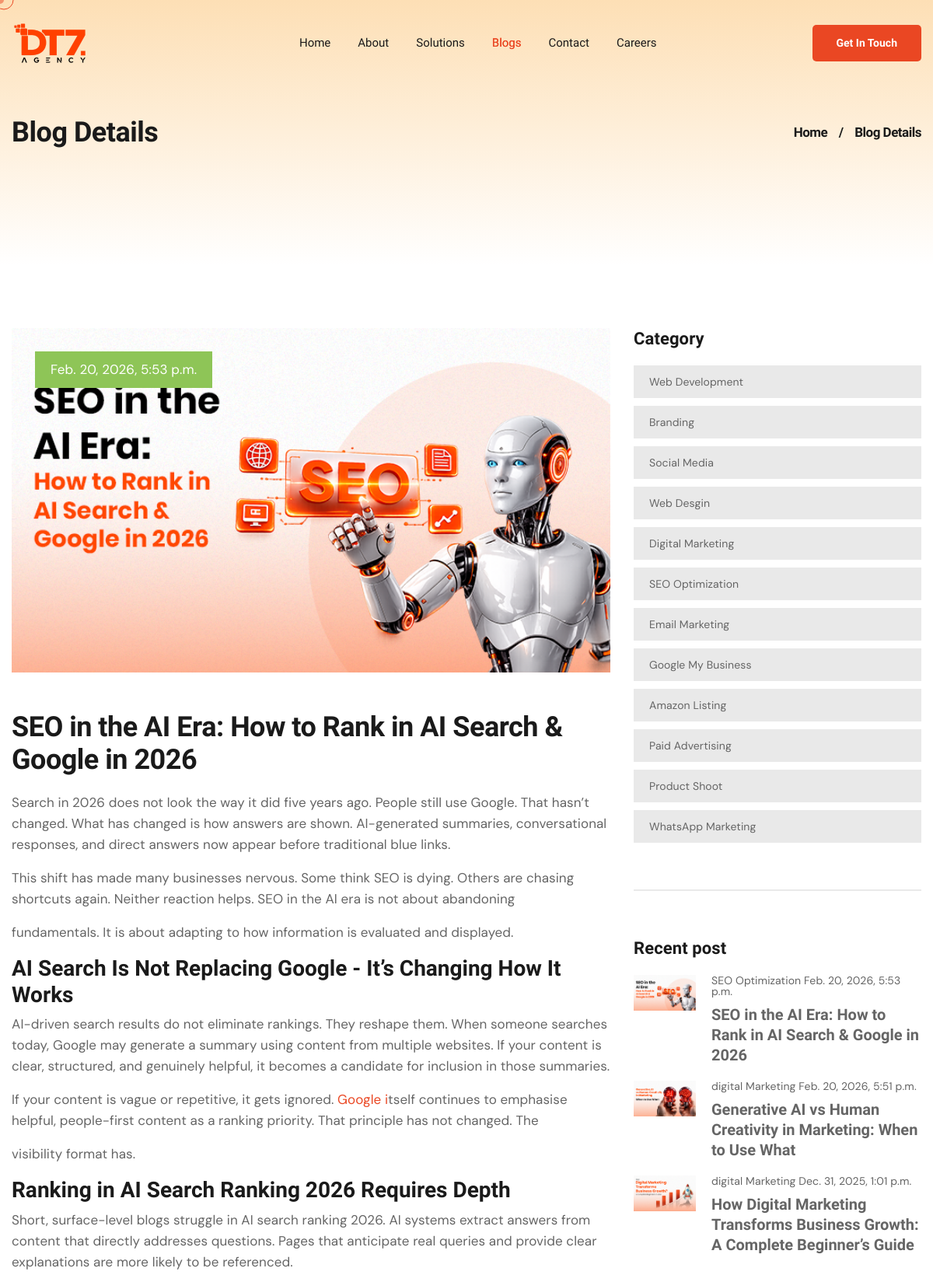
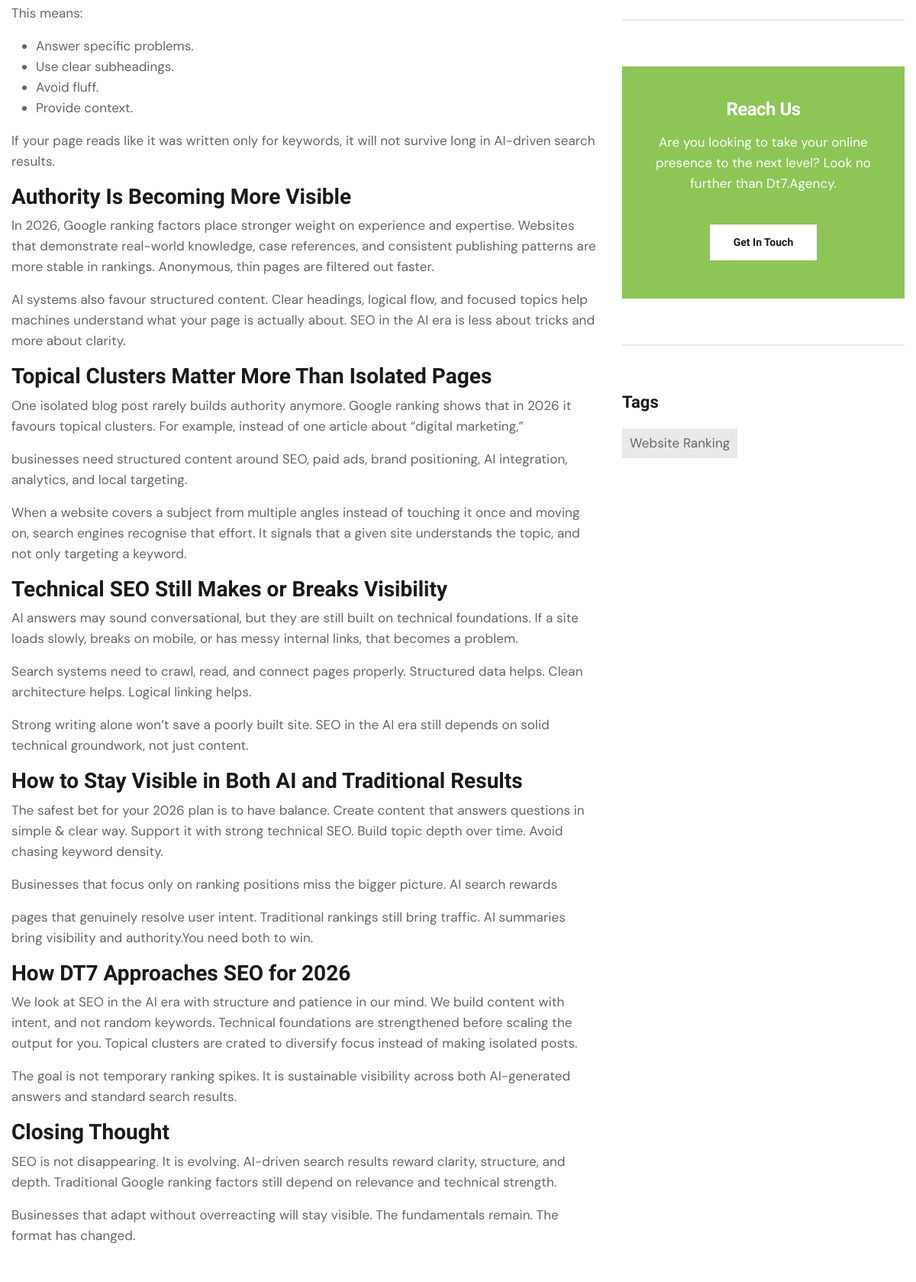
Page /blog/seo-in-ai-era-rank-2026 (upper part) on the committed database (2 pictures, top to bottom).
### DT7App/models.py (models this page shows, shortened)
class BlogPost(models.Model):
    Id = models.AutoField(primary_key=True)
    Category = models.ForeignKey(Category,on_delete=models.CASCADE,related_name='categories')
    Title =  models.CharField(max_length=225,default="title")
    Image1 = models.ImageField(upload_to='uploads/')
    Body = RichTextField(blank=True,null=True)
    Sluglink = models.CharField(max_length=200 ,blank=True,null=True)
    Tags = models.CharField(max_length=100 )
    CreatedName =  models.CharField(max_length=100)
    Create_at = models.DateTimeField(default=datetime.now)
    status = models.IntegerField(choices=STATUS, default=0)
    MetaTitle = models.CharField(max_length=255, blank=True,default="", null=True)
    MetaDescription = models.CharField(max_length=255, blank=True,default="", null=True)
    MetaKeywords = models.CharField(max_length=255, blank=True,default="", null=True)
    class Meta:
        ordering = ['-Create_at']

class Category(models.Model):
        Name = models.CharField(max_length=30,default="heading")
        Created = models.DateTimeField(default=datetime.now)
        def __str__(self):
            return self.Name
        class Meta:
            verbose_name ='Category'
            verbose_name_plural = 'Categories'

### DT7App/views.py (the view)
# urls.py: path('blog/<str:slug>', Blogdetails , name='blog'),
def Blogdetails(request,slug):
    blog_list = BlogPost.objects.filter().order_by('-Id')[:3]
    selectpost = BlogPost.objects.get(Sluglink=slug)
    totalcategories = Category.objects.all()
    all_posts = BlogPost.objects.order_by('Id')
    faqs = selectpost.faqs.all()  # Get related FAQs
    selected_index = None
    for i, post in enumerate(all_posts):
        if post == selectpost:
            selected_index = i
            break
    previous_post = None
    next_post = None
    if selected_index is not None:
        if selected_index > 0:
            previous_post = all_posts[selected_index - 1]
        else:
            previous_post = all_posts.last()
        if selected_index < len(all_posts) - 1:
            next_post = all_posts[selected_index + 1]
        else:
            next_post = all_posts.first()
    context =  {'selectpost':selectpost,'totalcategories':totalcategories,'blog_list':blog_list, 'meta_title': selectpost.MetaTitle,
        'meta_description': selectpost.MetaDescription,
        'meta_tags': selectpost.MetaKeywords,'previous_post': previous_post,'canonical_url':selectpost.Sluglink,
        'next_post': next_post,'navbar':'Blog', 'faqs': faqs}
    print(selectpost.MetaKeywords)
    return render(request, 'uifiles/blogdetails.html',context)

### DT7App/context_processors.py (called while the page is built)
def get_client_ip(request):
    x_forwarded_for = request.META.get("HTTP_X_FORWARDED_FOR")
    if x_forwarded_for:
        return x_forwarded_for.split(",")[0].strip()
    return request.META.get("REMOTE_ADDR")

def get_lat_lng_from_ip(ip):
    try:
        response = requests.get(f"https://ipapi.co/{ip}/json/", timeout=2)
        if response.status_code == 200:
            data = response.json()
            return data.get("latitude"), data.get("longitude")
    except Exception:
        pass
    return None, None

def location_data(request):
    city = request.COOKIES.get("user_city")
    if city:
        return {"city": city}
    try:
        path_parts = request.path.strip("/").split("/")
        if path_parts and path_parts[0].lower() in VALID_CITIES:
            return {"city": path_parts[0].lower()}
    except Exception:
        pass
    try:
        ip = get_client_ip(request)
        lat, lng = get_lat_lng_from_ip(ip)
        if lat and lng:
            return {"city": get_nearest_city(lat, lng)}
    except Exception:
        pass
    return {"city": "guntur"}

### templates/uifiles/blogdetails.html (shortened to what this page needs)
{% extends 'uifiles/blogbase.html' %}
{% load static %}
{% block content %}
        <section class="page-header">
            <div class="container">
                <div class="page-header__content">
                    <h2 class="page-header__title wow animated fadeInLeft" data-wow-delay="0.1s" data-wow-duration="1500ms">Blog Details</h2>
                    <ul class="digihub-breadcrumb">
                        <li><a href="/">Home</a></li>
                        <li>/</li>
                        <li><span>Blog Details</span></li>
                    </ul>
                </div>
            </div>
        </section>
        <section class="blog-details-page">
            <div class="container">
                <div class="row">
                    {% if selectpost %}
                    <div class="col-xl-8 col-lg-7">
                        <div class="blog-details-page__content">
                            <div class="blog-details-page__post wow animated fadeInUp" data-wow-delay="0.1s" data-wow-duration="1500ms">
                                <div class="blog-details-page__post-img-box">
                                    <img src="/media/{{selectpost.Image1}}" alt="assets/images/blog/blog-details-1.jpg" class="blog-details-page__post-img">
                                    <p class="blog-details-page__post-date">{{selectpost.Create_at}}</p>
                                </div>
                                <div class="blog-details-page__post-content">
                                    <h1 class="blog-details-page__post-title">{{selectpost.Title}}</h1>
                                    <p class="blog-details-page__post-desc"> {{selectpost.Body|safe}}</p>
                                </div>
                            </div>
                        </div>
                    </div>
                    {% endif %}
                    <div class="col-xl-4 col-lg-5">
                        <div class="page-sidebar">
                            <div class="page-sidebar__category page-sidebar__single wow animated fadeInLeft" data-wow-delay="0.1s" data-wow-duration="1500ms">
                                <h3 class="page-sidebar__category-title page-sidebar__title">Category</h3>
                                <ul class="page-sidebar__category-list">
                                    {% for category in totalcategories %}
                                    <li class="page-sidebar__category-item">
                                        <a href="#" class="page-sidebar__category-link"><span>{{ category.Name }}</span> </a>
                                    </li>
                                    {% endfor %}
                                </ul>
                            </div>
                            <div class="page-sidebar__line page-sidebar__single"></div>
                            <div class="page-sidebar__post page-sidebar__single wow animated fadeInLeft" data-wow-delay="0.1s" data-wow-duration="1500ms">
                                <h3 class="page-sidebar__post-title page-sidebar__title">Recent post</h3>
                                {% for blogitem in blog_list %}
                                <div class="page-sidebar__post-box">
                                    <a href="/blog/{{blogitem.Sluglink}}" class="page-sidebar__post-img-box">
                                        <img src="/media/{{blogitem.Image1}}" alt="post" class="page-sidebar__post-img">
                                    </a>
                                    <div class="page-sidebar__post-content">
                                        <p class="page-sidebar__post-date"><span>{{blogitem.Category}}</span> <span>{{blogitem.Create_at}}</span></p>
                                        <a href="/blog/{{blogitem.Sluglink}}" class="page-sidebar__post-title-link">{{blogitem.Title}}</a>
                                    </div>
                                </div>
                                {% endfor %}
                            </div>
                            <div class="page-sidebar__line page-sidebar__single"></div>
                            <div class="page-sidebar__offer page-sidebar__single wow animated fadeInLeft" data-wow-delay="0.1s" data-wow-duration="1500ms">
                                <h3 class="page-sidebar__offer-title">Reach Us</h3>
                                <p class="page-sidebar__offer-desc">Are you looking to take your online presence to the next level? Look no further than Dt7.Agency.</p>
                                <a href="/contact/" class="page-sidebar__offer-btn digihub-btn digihub-btn--primary"  data-bs-toggle="modal" data-bs-target="#exampleModal">Get In Touch </a>
                            </div>
                            <div class="page-sidebar__line page-sidebar__single"></div>
                            <div class="page-sidebar__tag page-sidebar__single wow animated fadeInLeft" data-wow-delay="0.1s" data-wow-duration="1500ms">
                                <h3 class="page-sidebar__tag-title page-sidebar__title">Tags</h3>
                                <div class="page-sidebar__tag-box">
                                    <a href="#" class="page-sidebar__tag-btn">{{selectpost.Tags}}</a>
                                </div>
                            </div>
                        </div>
                    </div>
                </div>
            </div>
        </section>
{% endblock %}

### static/assets/css/custom.css (style rules this page uses)
.digihub-btn { padding: 13px 31px !important; }

### rows in the picture
BlogPost: Image1 (picture), Create_at "Feb. 20, 2026, 5:53 p.m.", Title "SEO in the AI Era: How to Rank in AI Search & Google in 2026", Body "Search in 2026 does not look the way it did five years ago. People still use Google. That hasn’t changed. What has changed is how answers are shown. AI-generated summaries, conversational responses, and direct answers now appear before traditional blue links. This shift has made many businesses nervous. Some think SEO is dying. Others are chasing shortcuts again. Neither reaction helps. SEO in the AI era is not about abandoning fundamentals. It is about adapting to how information is evaluated and displayed. AI Search Is Not Replacing Google - It’s Changing How It Works AI-driven search results do not eliminate rankings. They reshape them. When someone searches today, Google may generate a…", Category "SEO Optimization", Tags "Website Ranking"
Category: Name "Web Development"
Category: Name "Branding"
Category: Name "Social Media"
Category: Name "Web Desgin"
Category: Name "Digital Marketing"
Category: Name "SEO Optimization"
Category: Name "Email Marketing"
Category: Name "Google My Business"
Category: Name "Amazon Listing"
Category: Name "Paid Advertising"
Category: Name "Product Shoot"
Category: Name "WhatsApp Marketing"
BlogPost: Image1 (picture), Category "digital Marketing", Create_at "Feb. 20, 2026, 5:51 p.m.", Title "Generative AI vs Human Creativity in Marketing: When to Use What"
BlogPost: Image1 (picture), Category "digital Marketing", Create_at "Dec. 31, 2025, 1:01 p.m.", Title "How Digital Marketing Transforms Business Growth: A Complete Beginner’s Guide"
